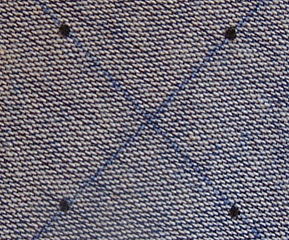
#> input picture cv08/cv08_im1.bmp, 289 x 240 px
$ python main.py
#> lines starting #> are read from the running program, lines starting #| are printed output that depends on the picture; after the words box and inside, x2 and y2 are one past the last pixel; in counts of white or black regions, pixels touching at a corner belong together
import cv2
import numpy as np
import matplotlib.pyplot as plt


def calculate_channel(image):
    image = image.astype(np.float32)
    r, g, b = image[:, :, 0], image[:, :, 1], image[:, :, 2]
    return g


def apply_threshold(channel, threshold):
    binary_image = np.zeros_like(channel)
    binary_image[channel > threshold] = 0
    binary_image[channel <= threshold] = 255
    return binary_image


def fill(binary_img, output_img, i, j, label):
    stack = [(i, j)]
    while stack:
        x, y = stack.pop()
        if 0 <= x < binary_img.shape[0] and 0 <= y < binary_img.shape[1]:
            if binary_img[x, y] == 255 and output_img[x, y] == 0:
                output_img[x, y] = label
                stack.extend([(x - 1, y), (x + 1, y), (x, y - 1), (x, y + 1)])


def label_objects(binary_img):
    label = 0
    output_img = np.zeros_like(binary_img)
    for i in range(binary_img.shape[0]):
        for j in range(binary_img.shape[1]):
            if binary_img[i, j] == 255 and output_img[i, j] == 0:
                label += 1
                fill(binary_img, output_img, i, j, label)
    return output_img, label


def morphology(binary_img):
    kernel = np.ones((5, 5), np.uint8)
    opened_img = cv2.morphologyEx(binary_img, cv2.MORPH_OPEN, kernel)
    return opened_img


def calculate_centroids(label_img, num_labels):
    centroids = []
    for label in range(1, num_labels + 1):
        ys, xs = np.where(label_img == label)
        centroid = (np.mean(xs), np.mean(ys))
        centroids.append(centroid)
    return centroids


def draw_centroids(image, centroids):
    image = image.copy()
    for centroid in centroids:
        cv2.drawMarker(image, (int(centroid[0]), int(centroid[1])), (0, 255, 0), cv2.MARKER_CROSS, 8, 2)
    return image


def process_image(image_path, threshold):
    image = cv2.imread(image_path)
    image = cv2.cvtColor(image, cv2.COLOR_BGR2RGB)

    green_channel = calculate_channel(image)
    binary_image = apply_threshold(green_channel, threshold)
    binary_image = morphology(binary_image)

    labeled_image, num_labels = label_objects(binary_image)
    centroids = calculate_centroids(labeled_image, num_labels)

    return binary_image, image, centroids


def main():
    image_paths = ['cv08_im1.bmp', 'cv08_im2.bmp']
    thresholds = [60, 82]

    fig, axes = plt.subplots(len(image_paths), 3, figsize=(8, 5))

    for i, (image_path, threshold) in enumerate(zip(image_paths, thresholds)):
        binary_image, original_image, centroids = process_image(image_path, threshold)
#> in process_image, image is the input picture: shape (240, 289, 3); mean B, G, R 117.3, 106.8, 111.1
#> in calculate_channel, `r, g, b = image[:, :, 0], image[:, :, 1], image[:, :, 2]`:
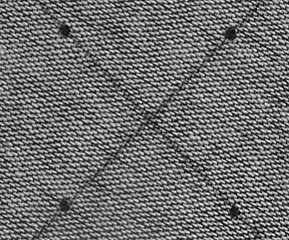
#> r: shape (240, 289) float32; min 0, max 255, mean 111.1
#> in calculate_channel, `r, g, b = image[:, :, 0], image[:, :, 1], image[:, :, 2]`:
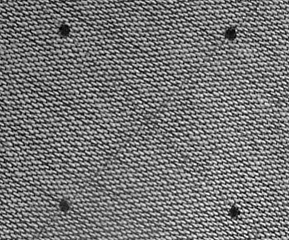
#> b: shape (240, 289) float32; min 0, max 255, mean 117.3
#> in process_image, `binary_image = apply_threshold(green_channel, threshold)`:
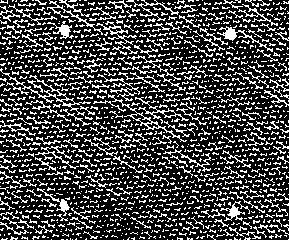
#> binary_image: shape (240, 289) float32; 27.1% white in thin lines or dots
#> in morphology, `opened_img = cv2.morphologyEx(binary_img, cv2.MORPH_OPEN, kernel)`:
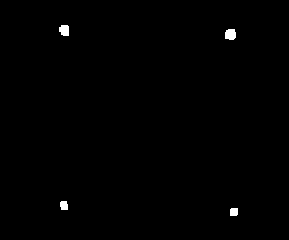
#> opened_img: shape (240, 289) float32; 0.47% white; 4 white regions, box (x1, y1, x2, y2) and area: (225, 29, 236, 40) 106, (59, 25, 69, 36) 95, (60, 201, 68, 210) 65, (230, 208, 238, 216) 62
#> after the loop in label_objects, `for i in range(binary_img.shape[0]):`: label = 4
#> the loop in calculate_centroids, `for label in range(1, num_labels + 1):` made 4 passes
#> centroid on passes 1 to 4: (64, 29.84), (230.1, 34), (63.55, 205.1), (233.5, 211.5)
#> after the loop in calculate_centroids, `for label in range(1, num_labels + 1):`: centroids = [(64, 29.84), (230.1, 34), (63.55, 205.1), (233.5, 211.5)]

        axes[i, 0].imshow(original_image)
        axes[i, 0].set_title('Original')

        axes[i, 1].imshow(binary_image, cmap='gray')
        axes[i, 1].set_title('Binary')

        centroid_image = draw_centroids(original_image, centroids)
#> the loop in draw_centroids, `for centroid in centroids:` made 4 passes
#> after the loop in draw_centroids, `for centroid in centroids:`:
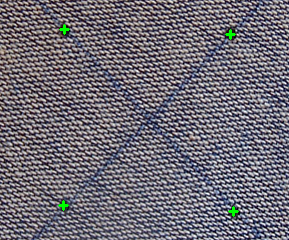
#> image: shape (240, 289, 3); mean R, G, B 111, 107.4, 117.2
        axes[i, 2].imshow(centroid_image)
        axes[i, 2].set_title('Centroids')
#> pass 2 of the loop in main, `for i, (image_path, threshold) in enumerate(zip(image_paths, threshold..`:
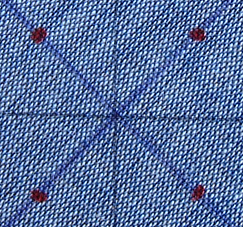
#> input picture cv08/cv08_im2.bmp, 243 x 227 px
#> in process_image, image is the input picture: shape (227, 243, 3); mean B, G, R 158.1, 112.5, 88.7
#> r: shape (227, 243) float32
#> g: shape (227, 243) float32
#> b: shape (227, 243) float32
#> in process_image (call 2), `binary_image = apply_threshold(green_channel, threshold)`:
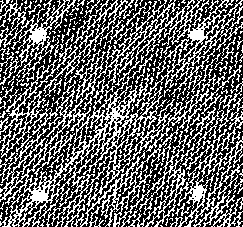
#> binary_image: shape (227, 243) float32; 39.1% white in thin lines or dots
#> opened_img: shape (227, 243) float32; 0.96% white; 4 white regions, box (x1, y1, x2, y2) and area: (32, 190, 48, 201) 148, (31, 30, 46, 42) 142, (190, 30, 204, 40) 135, (193, 186, 203, 199) 105
#> labeled_image: shape (227, 243) float32
#> the loop in calculate_centroids (call 2), `for label in range(1, num_labels + 1):` made 4 passes
#> centroid on passes 1 to 4: (37.53, 35.06), (196.7, 34.53), (197.8, 191.7), (39.09, 195.6)
#> in process_image (call 2), `centroids = calculate_centroids(labeled_image, num_labels)`: centroids = [(37.53, 35.06), (196.7, 34.53), (197.8, 191.7), (39.09, 195.6)]
#> the loop in draw_centroids (call 2), `for centroid in centroids:` made 4 passes
#> after the loop in draw_centroids (call 2), `for centroid in centroids:`:
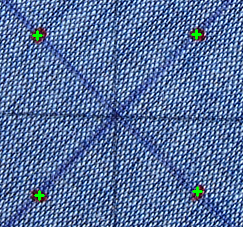
#> image: shape (227, 243, 3); mean R, G, B 88.4, 113.3, 157.9

    plt.tight_layout()
    plt.show()


if __name__ == '__main__':
    main()
